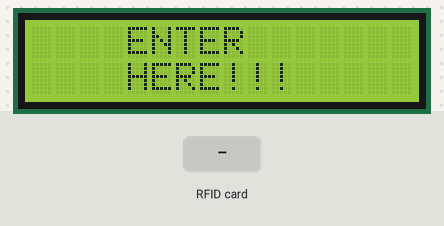
A sketch run on a simulated ESP8266 (NodeMCU). Parts: 16×2 character LCD. Inputs (shaded band) come from the test bench. WiFi joins after 1.5 s; servers stay silent unless stated; uploads are accepted with an empty reply; what the sketch prints to the serial monitor is not drawn.

Above: at 6.3 s.
6.4 s: RFID card 00 10 10 01 11 00 held to the reader
9.4 s: RFID card 5E 7A 19 C4 held to the reader
At 9.9 s:
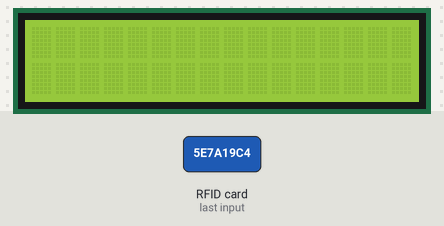
Timing chart, 0 to 12.4 s (numbered marks = the images above; inputs shaded):
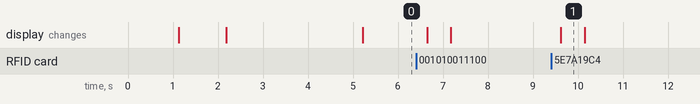

Measured:
- after the input at 9.4 s, the display: changes after 0.22 s (image 1)
- what the display in image 1 shows lasts 0.5 s, from 9.6 s to 10.1 s

The sketch:

esp-mvgr.ino
```cpp
#include <ESP8266WiFi.h>
#include <ESP8266HTTPClient.h>
#include <MFRC522.h>
#include <SPI.h>
#include <Wire.h>
#include <hd44780.h>          // main hd44780 header
#include <hd44780ioClass/hd44780_I2Cexp.h>
#define RST_PIN   D3     // Reset pin for MFRC522
#define SS_PIN    D4     // Slave Select pin for MFRC522

MFRC522 mfrc522(SS_PIN, RST_PIN); // Create MFRC522 instance
hd44780_I2Cexp lcd;
const char* ssid = "MVGR SwechaAP Learning Center";
const char* password = "001010011100";
void setup() {
  Serial.begin(9600);
  SPI.begin();
  lcd.begin(16, 2);  // initialize 16x2 LCD
  lcd.backlight();
  mfrc522.PCD_Init();
  WiFi.begin(ssid, password);
  while (WiFi.status() != WL_CONNECTED) {
    delay(1000);
    Serial.println("Connecting to WiFi...");
    lcd.print("Connecting....");
  }
  Serial.println("Connected to WiFi");

  Serial.println("All setup done");
  lcd.clear();
  lcd.setCursor(0,0);
  lcd.print("Connected To");
  lcd.setCursor(0,1);
  lcd.print(ssid);
  delay(3000);
  lcd.clear();
}
void loop() {
  if(WiFi.status() != WL_CONNECTED){
  lcd.clear();
  lcd.setCursor(0,0);
  lcd.print("Disconnected");
  lcd.setCursor(0,1);
  lcd.print("Searching..");
  }
  else{
  lcd.clear();
  lcd.setCursor(0,0);
  lcd.print("    ENTER   ");
  lcd.setCursor(0,1);
  lcd.print("    HERE!!!   ");
  if (mfrc522.PICC_IsNewCardPresent() && mfrc522.PICC_ReadCardSerial()) {
    // Read card UID
    Serial.println("read");
    String uid = "";
    for (byte i = 0; i < mfrc522.uid.size; i++) {
      uid += String(mfrc522.uid.uidByte[i] < 0x10 ? "0" : "");
      uid += String(mfrc522.uid.uidByte[i], HEX);
    }
    uid.toUpperCase();
    Serial.println("Card UID: " + uid);
    sendSensorDataToServer(uid);
    delay(500); // Delay a bit to avoid reading multiple times
  }}
  // String uid = "";

  // // Check if data is available to read
  // while (Serial.available() > 0) {
  //   // Read the incoming byte:
  //   char incomingByte = Serial.read();

  //   // Check if we receive new line character
  //   if(incomingByte == '\n') {
  //     break; // Break the loop if new line character is found
  //   }

  //   // Append the incoming byte to the uid
  //   uid += incomingByte;

  //   // Delay to allow buffer to fill up with next character
  //   delay(10);
  // }

  // // If uid is not empty then print it
  // if (uid.length() > 0) {
  //   Serial.print("I received: ");
  //   Serial.println(uid);
  //   sendSensorDataToServer(uid);
  //   delay(500);
  // }
}

void sendSensorDataToServer(String uid) {
  const char* serverAddress = "http://192.168.33.128/elog/sendtobase.php";
  HTTPClient http;
  WiFiClient client;
    http.begin(client,serverAddress);
  http.addHeader("Content-Type", "application/x-www-form-urlencoded");
  String data = "sensor1="+uid;

  int httpResponseCode = http.POST(data);

  if (httpResponseCode > 0) {
    String response = http.getString();
    Serial.println(httpResponseCode);
    Serial.println(response);
    // Clear the LCD display
    lcd.clear();
    // Find the position of the "<hr>" delimiter in the response string
    int delimiterIndex = response.indexOf("<hr>");

    // If the delimiter is found
    if (delimiterIndex != -1) {
        // Extract the first part of the response string before the delimiter
        String firstPart = response.substring(0, delimiterIndex);
        // Extract the second part of the response string after the delimiter
        String secondPart = response.substring(delimiterIndex + 4); // +4 to skip "<hr>"

        // Print the first part on the first line of the LCD
        lcd.setCursor(0, 0);
        lcd.print(firstPart);
            // Print the second part on the second line of the LCD
        lcd.setCursor(0, 1);
        lcd.print(secondPart);
        if(secondPart == "No Entry"){
            tone(D8, 1000); // Play a 1000 Hz tone
            delay(300); // Wait for 0.3 second
            noTone(D8); // Stop the tone
            delay(500);
            tone(D8, 1000); // Play a 1000 Hz tone
            delay(300); // Wait for 0.3 second
            noTone(D8); // Stop the tone
        }
        else{
            tone(D8, 1000); // Play a 1000 Hz tone
            delay(300); // Wait for 0.3 second
            noTone(D8); // Stop the tone
        }
      delay(2000); // Adjust as needed
    }
    // Add a delay after printing on the LCD
  } else {
    Serial.println("Error on HTTP request");
    // Clear the LCD display
    lcd.clear();
    // Print an error message on the LCD
    lcd.setCursor(0, 0);
    lcd.print("Error: HTTP ");
    lcd.setCursor(0, 1);
    lcd.print("Code ");
    lcd.print(httpResponseCode);
                tone(D8, 1000); // Play a 1000 Hz tone
            delay(300); // Wait for 0.3 second
            noTone(D8); // Stop the tone
            delay(500);
            tone(D8, 1000); // Play a 1000 Hz tone
            delay(300); // Wait for 0.3 second
            noTone(D8); // Stop the tone
    // Add a delay after printing the error message
    delay(1000); // Adjust as needed
  }
  http.end();
}
```
